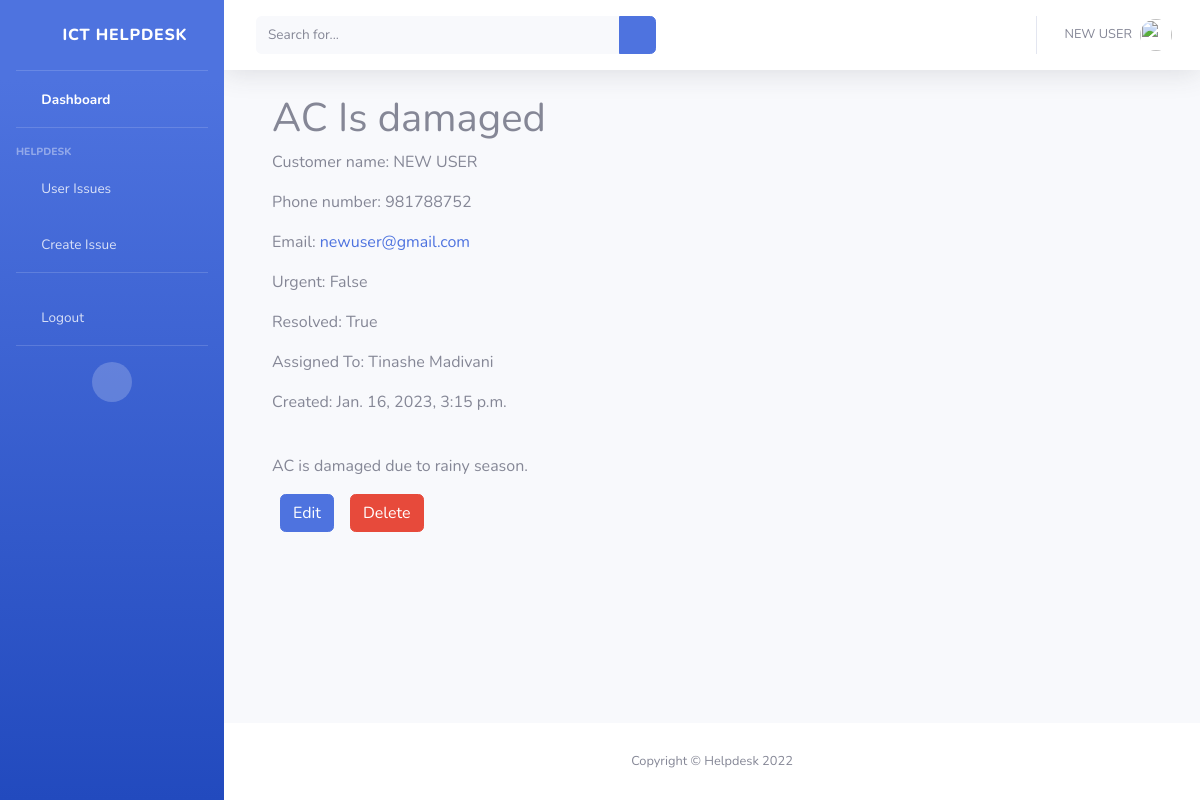
The page /ticket-detail/1/ (signed in) on the database its author committed.
### ticketapp/models.py (models this page shows, shortened)
class Ticket(models.Model):
    TICKET_SECTIONS = (
        ('Software', 'Software'),
        ('Hardware', 'Hardware'),
        ('Applications', 'Applications'),
        ('Infrastructure and Networking', 'Infrastructure and Networking'),
        ('Database Administrator', 'Database Administrator')
    )
    user = models.ForeignKey(User, on_delete=models.CASCADE)
    ticket_id = models.CharField(max_length=8, unique=True, blank=True)
    title = models.CharField(max_length=50)
    customer_full_name = models.CharField(max_length=200)
    customer_phone_number = models.CharField(max_length=20)
    customer_email = models.EmailField(max_length=40)
    issue_description = models.TextField(max_length=1000)
    ticket_section = models.CharField(
        max_length=30, choices=TICKET_SECTIONS, null=True, blank=True)
    urgent_status = models.BooleanField(default=False)
    completed_status = models.BooleanField(default=False)
    assigned_to = models.ForeignKey(
        User, on_delete=models.CASCADE, related_name='assigned_to', null=True, blank=True)
    resolved_by = models.ForeignKey(
        User, on_delete=models.CASCADE, related_name='resolved_by', null=True, blank=True)
    created_date = models.DateTimeField(auto_now_add=True, null=True)
    resolved_date = models.DateTimeField(null=True, blank=True)

### ticketapp/views.py (the view)
class TicketDetailView(LoginRequiredMixin, generic.DetailView):
    model = Ticket
    def get_context_data(self, **kwargs):
        context = super().get_context_data(**kwargs)
        context['comments'] = Comment.objects.filter(
            ticket=self.get_object()).order_by('-created_date')
        return context

### ticketapp/templates/ticketapp/ticket_detail.html (shortened to what this page needs)
{% extends 'ticketapp/base.html' %}
{% block content %}
<div class="container">
    <h1>{{object.title}}</h1>
    <p>Customer name: {{object.customer_full_name}}</p>
    <p>Phone number: {{object.customer_phone_number}}</p>
    <p>Email: <a href="mailto:{{object.customer_email}}">{{object.customer_email}}</a></p>
    <p>Urgent: {{object.urgent_status}}</p>
    <p>Resolved: {{object.completed_status}}</p>
    <p>Assigned To: {{object.assigned_to.first_name}} {{object.assigned_to.last_name}}</p>
    <p>Created: {{object.created_date}}</p>
    <br>
    <p>{{object.issue_description}}</p>
</div>
<div class="container d-flex mt-2 ">
    <a href="{% url 'ticketapp:update-ticket' pk=object.pk %}" class="btn btn-primary mx-2">Edit</a>
    <a href="{% url 'ticketapp:delete-ticket' pk=object.pk %}" class="btn btn-danger mx-2">Delete</a>
</div>
{% endblock content %}

### ticketapp/templates/ticketapp/base.html (shortened to what this page needs)
{% load static %}
<!DOCTYPE html>
<html lang="en">
<head>
    <link href="{% static 'vendor/fontawesome-free/css/all.min.css' %}" rel="stylesheet" type="text/css">
    <link href="{% static 'css/sb-admin-2.min.css' %}" rel="stylesheet">
</head>
<body id="page-top">
    <div id="wrapper">
        <ul class="navbar-nav bg-gradient-primary sidebar sidebar-dark accordion" id="accordionSidebar">
            <a class="sidebar-brand d-flex align-items-center justify-content-center" href="index.html">
                <div class="sidebar-brand-icon ">
                    <i class="fas fa-home"></i>
                </div>
                <div class="sidebar-brand-text mx-3">ICT Helpdesk</div>
            </a>
            <hr class="sidebar-divider my-0">
            <li class="nav-item active">
                <a class="nav-link" href="{% url 'ticketapp:ticket-list' %}">
                    <i class="fas fa-fw fa-tachometer-alt"></i>
                    <span>Dashboard</span></a>
            </li>
            <hr class="sidebar-divider">
            <div class="sidebar-heading">
                Helpdesk
            </div>
            <li class="nav-item">
                <a class="nav-link collapsed" href="#" data-toggle="collapse" data-target="#collapseTwo"
                    aria-expanded="true" aria-controls="collapseTwo">
                    <i class="fas fa-fw fa-folder"></i>
                    <span>User Issues</span>
                </a>
            </li>
      <li class="nav-item">
        <a class="nav-link" href="{% url 'ticketapp:create-ticket' %}">
            <i class="fas fa-fw fa-edit"></i>
            <span>Create Issue</span></a>
    </li>
            <hr class="sidebar-divider">
            <li class="nav-item">
                <a class="nav-link" href="{% url 'accounts:logout' %}">
                    <i class="fas fa-fw fa-sign-out-alt"></i>
                    <span>Logout</span></a>
            </li>
            <hr class="sidebar-divider d-none d-md-block">
            <div class="text-center d-none d-md-inline">
                <button class="rounded-circle border-0" id="sidebarToggle"></button>
            </div>
        </ul>
        <div id="content-wrapper" class="d-flex flex-column">
            <div id="content">
                <nav class="navbar navbar-expand navbar-light bg-white topbar mb-4 static-top shadow">
                    <form
                        class="d-none d-sm-inline-block form-inline mr-auto ml-md-3 my-2 my-md-0 mw-100 navbar-search">
                        <div class="input-group">
                            <input type="text" class="form-control bg-light border-0 small" placeholder="Search for..."
                                aria-label="Search" aria-describedby="basic-addon2">
                            <div class="input-group-append">
                                <button class="btn btn-primary" type="button">
                                    <i class="fas fa-search fa-sm"></i>
                                </button>
                            </div>
                        </div>
                    </form>
                    <ul class="navbar-nav ml-auto">
                        <li class="nav-item dropdown no-arrow">
                            <a class="nav-link dropdown-toggle" href="#" id="userDropdown" role="button"
                                data-toggle="dropdown" aria-haspopup="true" aria-expanded="false">
                                <span class="mr-2 d-none d-lg-inline text-gray-600 small">{{user.first_name}} {{user.last_name}}</span>
                                <img class="img-profile rounded-circle"
                                    src="{% static 'img/undraw_profile.svg' %}">
                            </a>
                        </li>
                    </ul>
                </nav>
                <div class="container-fluid">
                    {% block content %}
                    {% endblock content %}
                </div>
            </div>
            <footer class="sticky-footer bg-white">
                <div class="container my-auto">
                    <div class="copyright text-center my-auto">
                        <span>Copyright &copy; Helpdesk 2022</span>
                    </div>
                </div>
            </footer>
        </div>
    </div>
</body>
</html>

### rows shown on the page
Ticket: title "AC Is damaged", customer_full_name "NEW USER", customer_phone_number "981788752", customer_email "newuser@gmail.com", urgent_status "False", completed_status "True", assigned_to.first_name "Tinashe", assigned_to.last_name "Madivani", created_date "Jan. 16, 2023, 3:15 p.m.", issue_description "AC is damaged due to rainy season."

### other values the page prints
{{ user.first_name }} "NEW"
{{ user.last_name }} "USER"
